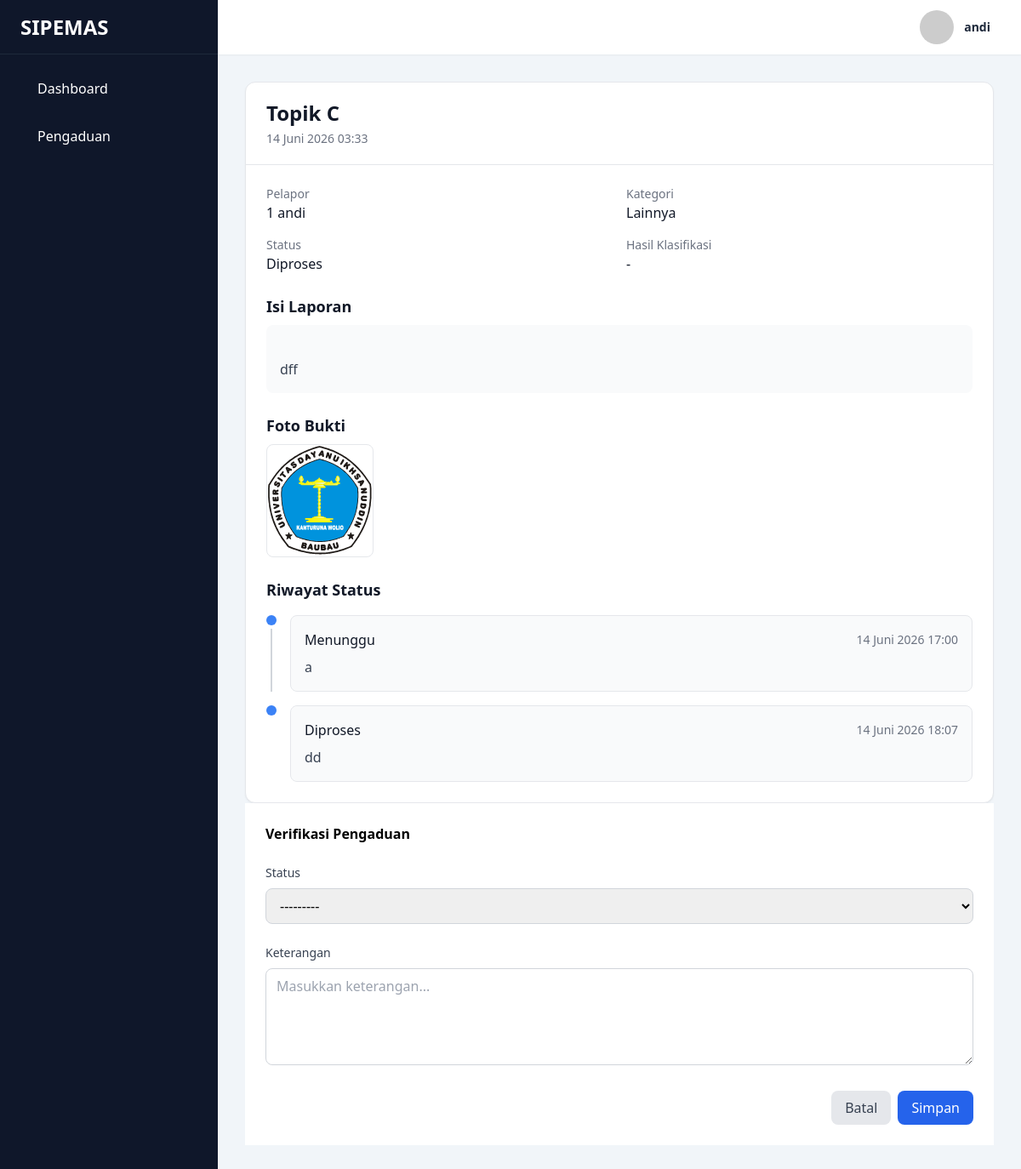
Page /pengaduan/verifikasi-laporan/3/ (signed in) on the committed database.
### pengaduan/models.py (models this page shows, shortened)
class Pengaduan(models.Model):
    masyarakat = models.ForeignKey(
        Masyarakat,
        on_delete=models.CASCADE,
        related_name='pengaduan'
    )
    kategori = models.CharField(
        max_length=20,
        choices=KategoriPengaduan.choices,
        default=KategoriPengaduan.LAINNYA
    )
    status = models.CharField(
        max_length=20,
        choices=StatusLaporan.choices,
        default=StatusLaporan.MENUNGGU
    )
    judul = models.CharField(max_length=200)
    isi_laporan = models.TextField()
    foto_bukti = models.ImageField(
        upload_to='pengaduan/',
        null=True,
        blank=True
    )
    hasil_klasifikasi = models.CharField(
        max_length=100,
        blank=True
    )
    tanggal_pengaduan = models.DateTimeField(
        auto_now_add=True
    )
    class Meta:
        ordering = ['-tanggal_pengaduan']

class RiwayatStatus(models.Model):
    pengaduan = models.ForeignKey(
        Pengaduan,
        on_delete=models.CASCADE,
        related_name='riwayat_status'
    )
    petugas = models.ForeignKey(
        Petugas,
        on_delete=models.SET_NULL,
        null=True
    )
    status = models.CharField(
        max_length=20,
        choices=StatusLaporan.choices
    )
    keterangan = models.TextField(blank=True)
    tanggal_update = models.DateTimeField(
        auto_now_add=True
    )

### accounts/models.py (models this page shows, shortened)
class Masyarakat(models.Model):
    user = models.OneToOneField(
        User,
        on_delete=models.CASCADE,
        related_name='masyarakat'
    )
    nik = models.CharField(max_length=20, unique=True)
    nama = models.CharField(max_length=100)
    alamat = models.TextField()
    no_hp = models.CharField(max_length=20)
    def __str__(self):
        return f"{self.pk} {self.nama}"

### pengaduan/web/views.py (the view, shortened to what this page needs)
# urls.py: path("verifikasi-laporan/<int:pengaduan_id>/", views.VerifikasiLaporanView.as_view(), name="verifikasi_laporan"),
@method_decorator(login_required, name='dispatch')
class VerifikasiLaporanView(View):
    def get(self, request, pengaduan_id, *args, **kwargs):
        pengaduan = Pengaduan.objects.get(id=pengaduan_id)
        form = VerifikasiLaporanForm(request.POST or None)
        context = {
            "pengaduan": pengaduan,
            "form": form
        }
        return render(request, 'pengaduan/pages/verifikasi_laporan.html', context)

### pengaduan/web/forms.py
class VerifikasiLaporanForm(forms.ModelForm):
    class Meta:
        model = RiwayatStatus
        fields = ["status", "keterangan"]

### accounts/services/permission_service.py (called while the page is built)
    def has_role(self, user, role_name: str):
        return user.groups.filter(name=role_name).exists()

    def is_petugas(self, user):
        return self.has_role(user, RolePolicy.PETUGAS)

    def get_roles(self, user):
        groups = set(user.groups.values_list("name", flat=True))
        return {
            role: role in groups
            for role in RolePolicy # bisa loop karna StrEnum
        }

### core/context_processors.py (called while the page is built, shortened)
def sidebar_menu(request):
    menus = []
    if request.user.is_authenticated:
        menus += [
            {
                "title": "Dashboard",
                "url": "core:landing_page",
                "icon": "grid-outline",
                "is_active": request.resolver_match.view_name == "core:landing_page",
            },
            {
                "title": "Pengaduan",
                "url": "pengaduan:pengaduan_web:index",
                "icon": "grid-outline",
                "is_active": request.resolver_match.view_name == "pengaduan:pengaduan_web:index",
            },
        ]
    return {
        "sidebar_menus": menus
    }

def permissions(request):
    if not request.user.is_authenticated:
        return {}
    user = request.user
    return {
        "roles": permission_service.get_roles(user),
    }

### core/templatetags/auth_extras.py (called while the page is built)
@register.simple_tag
def role_guru():
    return ROLE_GURU

@register.simple_tag
def role_admin():
    return ROLE_ADMIN

@register.filter
def user_has_group(user, group_name):
    return has_group(user, group_name)

### core/utils/permissions.py (called while the page is built)
def has_group(user, group_name):
    return user.groups.filter(name=group_name).exists()

### pengaduan/templates/pengaduan/pages/verifikasi_laporan.html
{% extends "core/layouts/base.html" %}
{% block content %}
<div class="p-6">
    {% include "pengaduan/partials/cards/pengaduan.html" with form=form %}
    {% include "pengaduan/partials/forms/verifikasi_laporan.html" with form=form laporan=pengaduan %}
</div>
{% endblock %}

### core/templates/core/layouts/base.html (shortened to what this page needs)
<!doctype html>
<html lang="en">
  <head>
    <script src="https://cdn.tailwindcss.com"></script>
  </head>
  <body class="bg-slate-100">
    <div
        x-data="{ sidebarOpen: false }"
        class="flex min-h-screen"
    >
        {% include "core/partials/sidebar.html" %}
        <div class="flex-1 flex flex-col min-w-0 lg:pl-64">
            {% include "core/partials/navbar.html" %}
            <main class="flex-1 p-2 sm:p-2">
                {% block content %}
                {% endblock %}
            </main>
        </div>
    </div>
  </body>
</html>

### core/templates/core/partials/sidebar.html (shortened to what this page needs)
<aside
    :class="sidebarOpen ? 'translate-x-0' : '-translate-x-full'"
    class="
        fixed inset-y-0 left-0
        w-64
        bg-slate-900
        text-white
        z-50
        transition-transform duration-300
        lg:translate-x-0
    "
>
    <div class="h-16 flex items-center px-6 border-b border-slate-800">
        <h1 class="text-2xl font-bold">
            SIPEMAS
        </h1>
    </div>
    <nav class="p-4 space-y-2">
        {% for menu in sidebar_menus %}
        <a href="{% url menu.url %}"
           class="flex items-center gap-3 px-4 py-3 rounded-xl {% if menu.is_active %}bg-slate-800{% endif %}">
            {{ menu.title }}
        </a>
        {% endfor %}
    </nav>
</aside>

### core/templates/core/partials/navbar.html (shortened to what this page needs)
<header class="h-16 bg-white shadow-sm flex items-center justify-between px-4 sm:px-6">
{% load auth_extras %}
    <div class="flex items-center gap-4">
        <div
            x-data="{ open: false }"
            class="relative"
        >
            <button
                @click="open = !open"
                class="flex items-center gap-3"
            >
                {% if request.user.guru %}
                    <img
                        src="{{ request.user.guru.foto.url }}"
                        alt="User"
                        class="w-10 h-10 rounded-full object-cover"
                    >
                {% else %}
                    <img
                        src="https://i.pravatar.cc/100"
                        alt="User"
                        class="w-10 h-10 rounded-full object-cover"
                    >
                {% endif %}
                <div class="hidden sm:block text-left">
                    <p class="text-sm font-semibold text-slate-800">
                        {{ request.user.username }}
                    </p>
                        {% role_admin as ROLE_ADMIN %}
                        {% role_guru as ROLE_GURU %}
                </div>
            </button>
        </div>
    </div>
</header>

### pengaduan/templates/pengaduan/partials/cards/pengaduan.html (shortened to what this page needs)
<div class="mb-6">
    <div class="bg-white rounded-xl shadow-sm border border-gray-200 overflow-hidden">
        <div class="px-6 py-5 border-b border-gray-200">
            <div class="flex flex-col md:flex-row md:items-center md:justify-between gap-3">
                <div>
                    <h1 class="text-2xl font-bold text-gray-900">
                        {{ pengaduan.judul }}
                    </h1>
                    <p class="text-sm text-gray-500 mt-1">
                        {{ pengaduan.tanggal_pengaduan|date:"d F Y H:i" }}
                    </p>
                </div>
            </div>
        </div>
        <div class="p-6 space-y-6">
            <div class="grid grid-cols-1 md:grid-cols-2 gap-4">
                <div>
                    <p class="text-sm text-gray-500">
                        Pelapor
                    </p>
                    <p class="font-medium text-gray-900">
                        {{ pengaduan.masyarakat }}
                    </p>
                </div>
                <div>
                    <p class="text-sm text-gray-500">
                        Kategori
                    </p>
                    <p class="font-medium text-gray-900">
                        {{ pengaduan.get_kategori_display }}
                    </p>
                </div>
                <div>
                    <p class="text-sm text-gray-500">
                        Status
                    </p>
                    <p class="font-medium text-gray-900">
                        {{ pengaduan.get_status_display }}
                    </p>
                </div>
                <div>
                    <p class="text-sm text-gray-500">
                        Hasil Klasifikasi
                    </p>
                    <p class="font-medium text-gray-900">
                        {{ pengaduan.hasil_klasifikasi|default:"-" }}
                    </p>
                </div>
            </div>
            <div>
                <h2 class="text-lg font-semibold text-gray-900 mb-2">
                    Isi Laporan
                </h2>
                <div class="bg-gray-50 rounded-lg p-4 text-gray-700 whitespace-pre-line">
                    {{ pengaduan.isi_laporan }}
                </div>
            </div>
            {% if pengaduan.foto_bukti %}
            <div>
                <h2 class="text-lg font-semibold text-gray-900 mb-2">
                    Foto Bukti
                </h2>
                <img
                    src="{{ pengaduan.foto_bukti.url }}"
                    alt="Foto Bukti"
                    class="rounded-lg border border-gray-200 max-h-[500px]"
                >
            </div>
            {% endif %}
            <div>
                <h2 class="text-lg font-semibold text-gray-900 mb-4">
                    Riwayat Status
                </h2>
                {% if pengaduan.riwayat_status.all %}
                <div class="space-y-4">
                    {% for item in pengaduan.riwayat_status.all %}
                    <div class="flex gap-4">
                        <div class="flex flex-col items-center">
                            <div class="w-3 h-3 rounded-full bg-blue-500"></div>
                            {% if not forloop.last %}
                            <div class="w-0.5 flex-1 bg-gray-300 mt-1"></div>
                            {% endif %}
                        </div>
                        <div class="flex-1 bg-gray-50 border border-gray-200 rounded-lg p-4">
                            <div class="flex justify-between items-center">
                                <span class="font-medium text-gray-900">
                                    {{ item.get_status_display }}
                                </span>
                                <span class="text-sm text-gray-500">
                                    {{ item.tanggal_update|date:"d F Y H:i" }}
                                </span>
                            </div>
                            {% if item.keterangan %}
                            <p class="mt-2 text-gray-700">
                                {{ item.keterangan }}
                            </p>
                            {% endif %}
                        </div>
                    </div>
                    {% endfor %}
                </div>
                {% else %}
                <div class="bg-gray-50 border border-gray-200 rounded-lg p-4 text-gray-500">
                    Belum ada riwayat status.
                </div>
                {% endif %}
            </div>
    </div>
</div>

### pengaduan/templates/pengaduan/partials/forms/verifikasi_laporan.html (shortened to what this page needs)
<div
    class="bg-white p-6"
>
 <h2 class="font-bold">Verifikasi Pengaduan</h2>
    <form
        action="{% url 'pengaduan:pengaduan_web:verifikasi_laporan' laporan.id %}"
        method="post" class="space-y-6"
    >
        <div>
            <label
                for="id_status"
                class="block text-sm font-medium text-gray-700 mb-2"
            >
                Status
            </label>
            <select
                name="status"
                id="id_status"
                class="w-full rounded-lg border border-gray-300 px-3 py-2 focus:border-blue-500 focus:ring-2 focus:ring-blue-500"
            >
                {% for value, label in form.fields.status.choices %}
                    <option
                        value="{{ value }}"
                    >
                        {{ label }}
                    </option>
                {% endfor %}
            </select>
        </div>
        <div>
            <label
                for="id_keterangan"
                class="block text-sm font-medium text-gray-700 mb-2"
            >
                Keterangan
            </label>
            <textarea
                name="keterangan"
                id="id_keterangan"
                rows="4"
                class="w-full rounded-lg border border-gray-300 px-3 py-2 focus:border-blue-500 focus:ring-2 focus:ring-blue-500"
                placeholder="Masukkan keterangan..."
            >{{ form.keterangan.value|default:'' }}</textarea>
        </div>
        <div class="flex justify-end gap-2">
            <a
                href="javascript:history.back()"
                class="px-4 py-2 bg-gray-200 text-gray-700 rounded-lg hover:bg-gray-300"
            >
                Batal
            </a>
            <button
                type="submit"
                class="px-4 py-2 bg-blue-600 text-white rounded-lg hover:bg-blue-700"
            >
                Simpan
            </button>
        </div>
    </form>
</div>

### rows in the picture
Pengaduan: judul "Topik C", tanggal_pengaduan "14 Juni 2026 03:33", masyarakat "1 andi", kategori "Lainnya", status "Diproses", hasil_klasifikasi "-", isi_laporan "dff", foto_bukti (picture)
RiwayatStatus: status "Menunggu", tanggal_update "14 Juni 2026 17:00", keterangan "a"
RiwayatStatus: status "Diproses", tanggal_update "14 Juni 2026 18:07", keterangan "dd"

### other values in the picture
{{ menu.title }} "Dashboard" "Pengaduan"
{{ request.user.username }} "andi"
form field status "---------"
